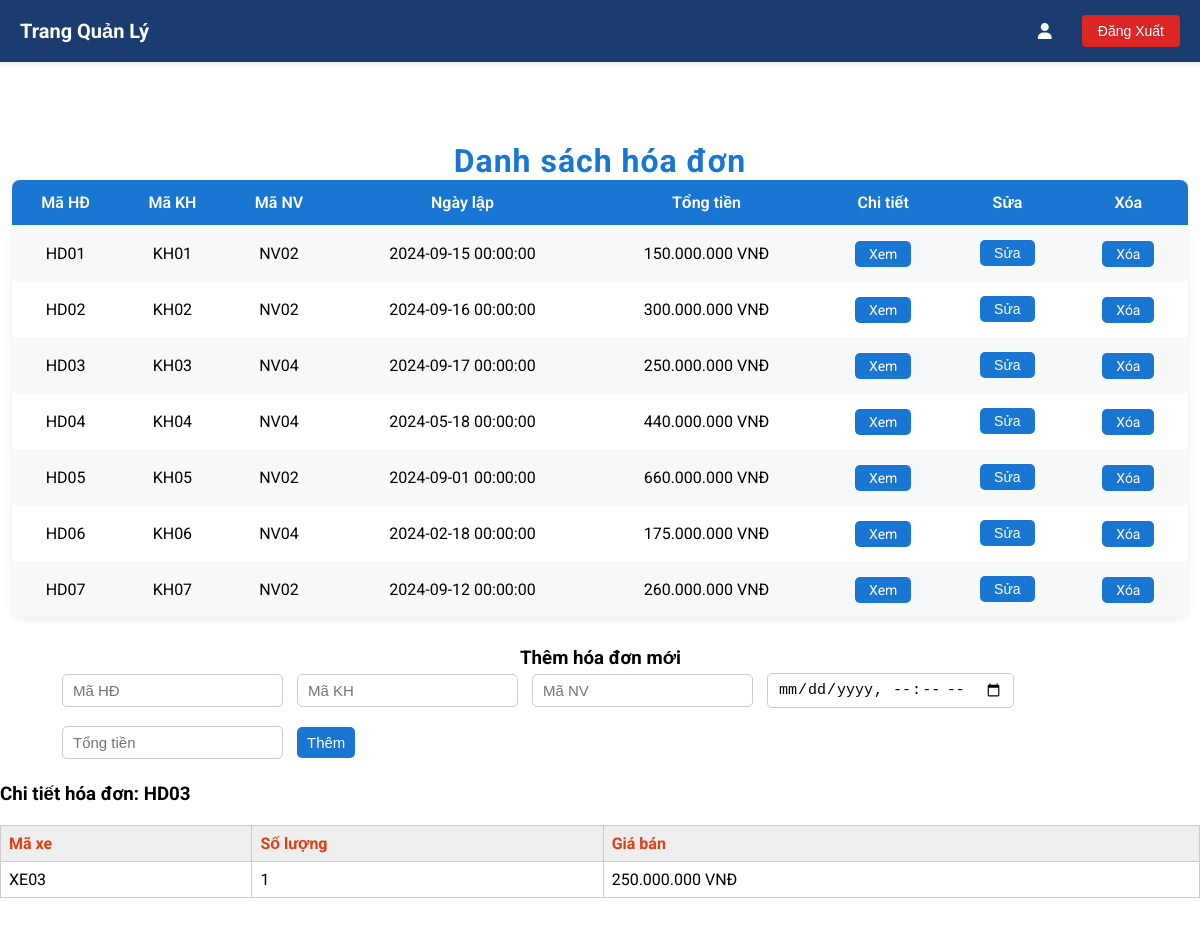
The page /QL_HoaDon.php?mahd=HD03 on the database its author committed.
### tables this page shows
CREATE TABLE IF NOT EXISTS HoaDon (
    MaHD VARCHAR(10) PRIMARY KEY,
    MaKH VARCHAR(10),
    FOREIGN KEY (MaKH) REFERENCES KhachHang(MaKH) ON DELETE CASCADE,
    MaNV VARCHAR(10) NOT NULL,
    FOREIGN KEY (MaNV) REFERENCES NhanVien(MaNV) ON DELETE CASCADE,
    NgayLap DATETIME,
    TongTien FLOAT
);

CREATE TABLE IF NOT EXISTS ChiTietHoaDon (
    MaHD VARCHAR(10) NOT NULL,
    FOREIGN KEY (MaHD) REFERENCES HoaDon(MaHD) ON DELETE CASCADE,
    MaXe VARCHAR(10) NOT NULL,
    FOREIGN KEY (MaXe) REFERENCES XeHoi(MaXe) ON DELETE CASCADE,
    SoLuong INT,
    GiaBan FLOAT,
    PRIMARY KEY (MaHD, MaXe)
);

### models/M_database.php (called while the page is built, shortened)
<?php
    class Database
    {
        public $conn;
        function M_connect()
        {
            try
            {
                $this->conn=new PDO('mysql:host=localhost;dbname=ql_xehoi','root','');
            }
            catch (PDOException $ex)
            {
                echo "Error:".$ex->getMessage();
                echo "Ket nối thất bại";
                die();
            }
        }
        function M_excute($sql, $option= array())
        {
            $result =$this->conn->prepare($sql);
            if($option)
            {
                for($i=0 ; $i<count($option);$i++)
                {
                    $result->bindParam($i+1,$option[$i]);
                }
            }
            $result->execute();
            return $result;
        }
        function M_getAll($sql,$option = array())
        {
            $result = $this->M_excute($sql, $option);
            return $result-> fetchAll(PDO::FETCH_OBJ);
        }
    }
?>

### QL_HoaDon.php (the view, shortened to what this page needs)
<?php
require_once 'models/M_database.php';
$showLogout = true;
$db = new Database();
$db->M_connect();
$hoadons = $db->M_getAll("SELECT * FROM HoaDon");
$cthd = [];
if (isset($_GET['mahd'])) {
    $cthd = $db->M_getAll("SELECT * FROM ChiTietHoaDon WHERE MaHD = ?", [$_GET['mahd']]);
}
?>
<!DOCTYPE html>
<html>
<head>
    <link rel="stylesheet" href="./assets/css/styles.css?v=<?php echo time(); ?>">
</head>
<body>
    <div class="header_ad">
        <h1 style="display: flex; align-items: center;">
            Trang Quản Lý
        </h1>
        <div class="header-right">
            <i class="fa-solid fa-user"></i>
            <?php if (isset($showLogout) && $showLogout): ?>
                <form style="margin: 0;" id="logout-id" action="index.php" method="post" onsubmit="return handleLogout()">
                    <button class="logout-btn">Đăng Xuất</button>
                </form>
            <?php endif; ?>
        </div>
    </div>
    <h2 class="admin-title">Danh sách hóa đơn</h2>
    <table class="table-admin">
        <tr>
            <th>Mã HĐ</th>
            <th>Mã KH</th>
            <th>Mã NV</th>
            <th>Ngày lập</th>
            <th>Tổng tiền</th>
            <th>Chi tiết</th>
            <th>Sửa</th>
            <th>Xóa</th>
        </tr>
        <?php foreach ($hoadons as $hd): ?>
            <tr>
                <td><?php echo htmlspecialchars($hd->MaHD); ?></td>
                <td><?php echo htmlspecialchars($hd->MaKH); ?></td>
                <td><?php echo htmlspecialchars($hd->MaNV); ?></td>
                <td><?php echo htmlspecialchars($hd->NgayLap); ?></td>
                <td><?php echo number_format($hd->TongTien, 0, ",", "."); ?> VNĐ</td>
                <td><a href="QL_HoaDon.php?mahd=<?php echo $hd->MaHD; ?>">Xem</a></td>
                <td>
                    <form method="post" style="display:inline;">
                        <button type="submit" name="showedit">Sửa</button>
                    </form>
                </td>
                <td><a href="QL_HoaDon.php?delete=1&mahd=<?php echo $hd->MaHD; ?>"
                        onclick="return confirm('Xóa hóa đơn này?')">Xóa</a></td>
            </tr>
        <?php endforeach; ?>
    </table>
    <h3 style="margin-left: 520px;">Thêm hóa đơn mới</h3>
    <form method="post" class="admin-form">
        <input type="text" name="mahd" placeholder="Mã HĐ" required>
        <input type="text" name="makh" placeholder="Mã KH" required>
        <input type="text" name="manv" placeholder="Mã NV" required>
        <input type="datetime-local" name="ngaylap" required>
        <input type="number" name="tongtien" placeholder="Tổng tiền" required>
        <button type="submit" name="add">Thêm</button>
    </form>
    <?php if (!empty($cthd)): ?>
        <h3>Chi tiết hóa đơn: <?php echo htmlspecialchars($_GET['mahd']); ?></h3>
        <table>
            <tr>
                <th>Mã xe</th>
                <th>Số lượng</th>
                <th>Giá bán</th>
            </tr>
            <?php foreach ($cthd as $ct): ?>
                <tr>
                    <td><?php echo htmlspecialchars($ct->MaXe); ?></td>
                    <td><?php echo $ct->SoLuong; ?></td>
                    <td><?php echo number_format($ct->GiaBan, 0, ",", "."); ?> VNĐ</td>
                </tr>
            <?php endforeach; ?>
        </table>
    <?php endif; ?>
</body>
</html>

### assets/css/styles.css (style rules this page uses)
* { margin: 0; padding: 0; box-sizing: border-box; }
html { font-family: "Roboto", sans-serif; font-optical-sizing: auto; font-size: 16px; font-weight: 400; font-style: normal; scroll-behavior: smooth; position: relative; }
body { font-family: "Roboto", sans-serif !important; max-height: 100%; min-height: 100%; height: 100%; }
a { text-decoration: none; color: white; }
.header_ad { background-color: #1a3c6e; color: white; padding: 15px 20px; display: flex; justify-content: space-between; align-items: center; box-shadow: 0 2px 4px rgba(0, 0, 0, 0.1); }
.header_ad h1 { font-size: 20px; }
.logout-btn { background-color: #dc2626; color: white; border: none; padding: 8px 16px; border-radius: 4px; cursor: pointer; font-size: 14px; }
.header-right { display: flex; align-items: center; gap: 15px; }
table { width: 100%; border-collapse: collapse; margin-top: 20px; }
th, td { padding: 12px; text-align: left; border-bottom: 1px solid #d1d5db; }
th { background-color: #ebe9e1; color: #e43d12; }
.admin-title { text-align: center; font-size: 2rem; color: #1976d2; letter-spacing: 1px; padding-top: 80px; }
.table-admin { border-collapse: collapse; width: 98%; margin: 0 auto 30px auto; background: #fff; box-shadow: 0 2px 8px rgba(0,0,0,0.08); border-radius: 8px; overflow: hidden; }
.table-admin th, .table-admin td { border: none; padding: 13px 10px; text-align: center; }
.table-admin th { background: #1976d2; color: #fff; font-weight: 600; font-size: 16px; }
.table-admin tr:nth-child(even) { background: #f6f8fa; }
.table-admin a, .table-admin button { background: #1976d2; color: #fff !important; border: none; border-radius: 5px; padding: 5px 14px; font-size: 14px; cursor: pointer; text-decoration: none; margin: 2px 2px; transition: background 0.2s; }
.admin-form input, .admin-form button { padding: 7px 10px; border-radius: 5px; border: 1px solid #ccc; margin: 4px 2px; font-size: 15px; }
.admin-form button { background: #1976d2; color: #fff; border: none; transition: background 0.2s; }
.admin-form { width: 90%; margin: 0 auto 20px auto; display: flex; flex-wrap: wrap; gap: 10px; align-items: center; }

### QL_HoaDon.php (style rules this page uses)
table { border-collapse: collapse; width: 100%; margin-bottom: 30px; }
th, td { border: 1px solid #ccc; padding: 8px; }
th { background: #eee; }
form { margin-bottom: 20px; }

### rows shown on the page
hoadon: MaHD "HD01", MaKH "KH01", MaNV "NV02", NgayLap "2024-09-15 00:00:00", TongTien "150.000.000"
hoadon: MaHD "HD02", MaKH "KH02", MaNV "NV02", NgayLap "2024-09-16 00:00:00", TongTien "300.000.000"
hoadon: MaHD "HD03", MaKH "KH03", MaNV "NV04", NgayLap "2024-09-17 00:00:00", TongTien "250.000.000"
hoadon: MaHD "HD04", MaKH "KH04", MaNV "NV04", NgayLap "2024-05-18 00:00:00", TongTien "440.000.000"
hoadon: MaHD "HD05", MaKH "KH05", MaNV "NV02", NgayLap "2024-09-01 00:00:00", TongTien "660.000.000"
hoadon: MaHD "HD06", MaKH "KH06", MaNV "NV04", NgayLap "2024-02-18 00:00:00", TongTien "175.000.000"
hoadon: MaHD "HD07", MaKH "KH07", MaNV "NV02", NgayLap "2024-09-12 00:00:00", TongTien "260.000.000"
chitiethoadon: MaXe "XE03", SoLuong "1", GiaBan "250.000.000"

### other values the page prints
$_GET['mahd'] "HD03"
